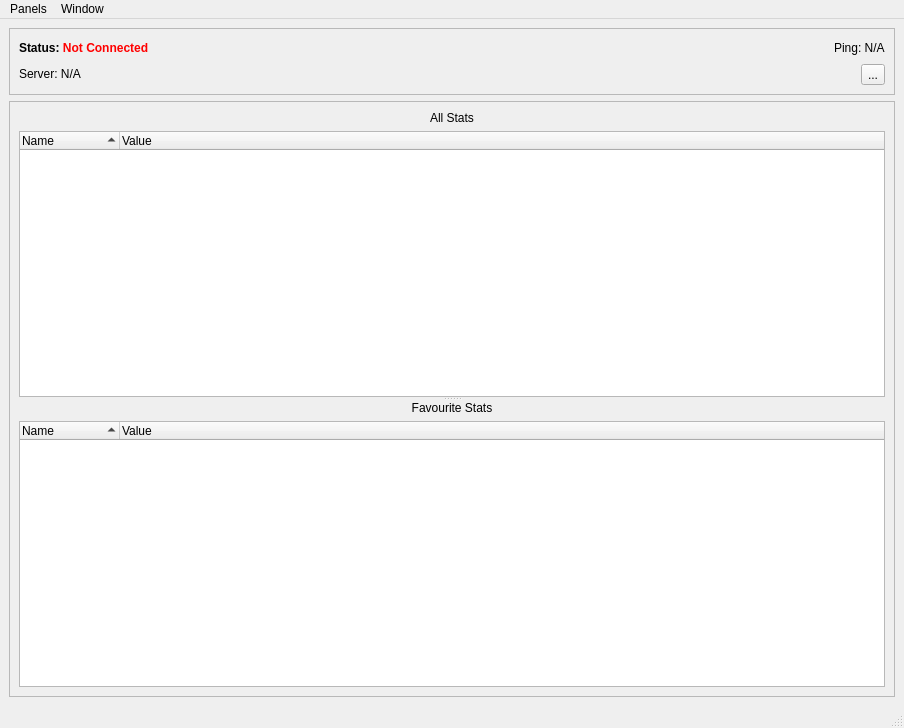
<?xml version="1.0" encoding="UTF-8"?>
<ui version="4.0">
 <class>MainWindow</class>
 <widget class="QMainWindow" name="MainWindow">
  <property name="geometry">
   <rect>
    <x>0</x>
    <y>0</y>
    <width>904</width>
    <height>728</height>
   </rect>
  </property>
  <property name="windowTitle">
   <string>ezInspector</string>
  </property>
  <property name="windowIcon">
   <iconset resource="resources.qrc">
    <normaloff>:/Icons/Icons/search-icon.png</normaloff>:/Icons/Icons/search-icon.png</iconset>
  </property>
  <property name="documentMode">
   <bool>false</bool>
  </property>
  <property name="dockNestingEnabled">
   <bool>true</bool>
  </property>
  <property name="dockOptions">
   <set>QMainWindow::AllowNestedDocks|QMainWindow::AllowTabbedDocks|QMainWindow::AnimatedDocks</set>
  </property>
  <widget class="QWidget" name="centralwidget">
   <property name="sizeIncrement">
    <size>
     <width>1</width>
     <height>1</height>
    </size>
   </property>
   <layout class="QVBoxLayout" name="verticalLayout_4">
    <item>
     <widget class="QFrame" name="frame_2">
      <property name="frameShape">
       <enum>QFrame::StyledPanel</enum>
      </property>
      <property name="frameShadow">
       <enum>QFrame::Plain</enum>
      </property>
      <layout class="QVBoxLayout" name="verticalLayout_3">
       <item>
        <layout class="QHBoxLayout" name="horizontalLayout_3">
         <item>
          <widget class="QLabel" name="LabelStatus">
           <property name="text">
            <string>&lt;html&gt;&lt;head/&gt;&lt;body&gt;&lt;p&gt;&lt;span style=&quot; font-weight:600;&quot;&gt;Status: &lt;/span&gt;&lt;span style=&quot; font-weight:600; color:#ff0000;&quot;&gt;Not Connected&lt;/span&gt;&lt;/p&gt;&lt;/body&gt;&lt;/html&gt;</string>
           </property>
          </widget>
         </item>
         <item>
          <spacer name="horizontalSpacer">
           <property name="orientation">
            <enum>Qt::Horizontal</enum>
           </property>
           <property name="sizeHint" stdset="0">
            <size>
             <width>40</width>
             <height>20</height>
            </size>
           </property>
          </spacer>
         </item>
         <item>
          <widget class="QLabel" name="LabelPing">
           <property name="text">
            <string>&lt;html&gt;&lt;head/&gt;&lt;body&gt;&lt;p&gt;Ping: N/A&lt;/p&gt;&lt;/body&gt;&lt;/html&gt;</string>
           </property>
          </widget>
         </item>
        </layout>
       </item>
       <item>
        <layout class="QHBoxLayout" name="horizontalLayout_4">
         <item>
          <widget class="QLabel" name="LabelServer">
           <property name="text">
            <string>&lt;html&gt;&lt;head/&gt;&lt;body&gt;&lt;p&gt;Server: N/A&lt;/p&gt;&lt;/body&gt;&lt;/html&gt;</string>
           </property>
          </widget>
         </item>
         <item>
          <widget class="QToolButton" name="ButtonConnect">
           <property name="text">
            <string>...</string>
           </property>
          </widget>
         </item>
        </layout>
       </item>
      </layout>
     </widget>
    </item>
    <item>
     <widget class="QFrame" name="frame">
      <property name="frameShape">
       <enum>QFrame::StyledPanel</enum>
      </property>
      <property name="frameShadow">
       <enum>QFrame::Plain</enum>
      </property>
      <layout class="QHBoxLayout" name="horizontalLayout_2">
       <item>
        <widget class="QSplitter" name="splitter">
         <property name="orientation">
          <enum>Qt::Vertical</enum>
         </property>
         <widget class="QWidget" name="layoutWidget">
          <layout class="QVBoxLayout" name="verticalLayout_2">
           <item>
            <widget class="QLabel" name="label_2">
             <property name="text">
              <string>All Stats</string>
             </property>
             <property name="alignment">
              <set>Qt::AlignCenter</set>
             </property>
            </widget>
           </item>
           <item>
            <widget class="QTreeWidget" name="TreeStats">
             <property name="editTriggers">
              <set>QAbstractItemView::NoEditTriggers</set>
             </property>
             <property name="verticalScrollMode">
              <enum>QAbstractItemView::ScrollPerPixel</enum>
             </property>
             <property name="uniformRowHeights">
              <bool>true</bool>
             </property>
             <property name="sortingEnabled">
              <bool>true</bool>
             </property>
             <property name="columnCount">
              <number>2</number>
             </property>
             <attribute name="headerMinimumSectionSize">
              <number>100</number>
             </attribute>
             <column>
              <property name="text">
               <string>Name</string>
              </property>
             </column>
             <column>
              <property name="text">
               <string>Value</string>
              </property>
             </column>
            </widget>
           </item>
          </layout>
         </widget>
         <widget class="QWidget" name="layoutWidget_2">
          <layout class="QVBoxLayout" name="verticalLayout">
           <item>
            <widget class="QLabel" name="label">
             <property name="text">
              <string>Favourite Stats</string>
             </property>
             <property name="alignment">
              <set>Qt::AlignCenter</set>
             </property>
            </widget>
           </item>
           <item>
            <widget class="QTreeWidget" name="TreeFavourites">
             <property name="editTriggers">
              <set>QAbstractItemView::NoEditTriggers</set>
             </property>
             <property name="verticalScrollMode">
              <enum>QAbstractItemView::ScrollPerPixel</enum>
             </property>
             <property name="uniformRowHeights">
              <bool>true</bool>
             </property>
             <property name="sortingEnabled">
              <bool>true</bool>
             </property>
             <property name="columnCount">
              <number>2</number>
             </property>
             <attribute name="headerMinimumSectionSize">
              <number>100</number>
             </attribute>
             <column>
              <property name="text">
               <string>Name</string>
              </property>
             </column>
             <column>
              <property name="text">
               <string>Value</string>
              </property>
             </column>
            </widget>
           </item>
          </layout>
         </widget>
        </widget>
       </item>
      </layout>
     </widget>
    </item>
   </layout>
  </widget>
  <widget class="QStatusBar" name="statusbar"/>
  <widget class="QMenuBar" name="menuBar">
   <property name="geometry">
    <rect>
     <x>0</x>
     <y>0</y>
     <width>904</width>
     <height>26</height>
    </rect>
   </property>
   <widget class="QMenu" name="menuWindows">
    <property name="title">
     <string>Panels</string>
    </property>
    <addaction name="ActionShowWindowLog"/>
    <addaction name="ActionShowWindowMemory"/>
    <addaction name="ActionShowWindowInput"/>
    <addaction name="ActionShowWindowCVar"/>
    <addaction name="ActionShowWindowSubsystems"/>
    <addaction name="ActionShowWindowFile"/>
    <addaction name="ActionShowWindowPlugins"/>
    <addaction name="ActionShowWindowGlobalEvents"/>
    <addaction name="ActionShowWindowTime"/>
   </widget>
   <widget class="QMenu" name="menuWindow">
    <property name="title">
     <string>Window</string>
    </property>
    <widget class="QMenu" name="menuIn_Foreground">
     <property name="title">
      <string>In Foreground</string>
     </property>
     <addaction name="ActionOnTopWhenConnected"/>
     <addaction name="ActionAlwaysOnTop"/>
     <addaction name="ActionNeverOnTop"/>
    </widget>
    <addaction name="menuIn_Foreground"/>
   </widget>
   <addaction name="menuWindows"/>
   <addaction name="menuWindow"/>
  </widget>
  <action name="ActionShowWindowLog">
   <property name="checkable">
    <bool>true</bool>
   </property>
   <property name="text">
    <string>Log</string>
   </property>
  </action>
  <action name="ActionShowWindowMemory">
   <property name="checkable">
    <bool>true</bool>
   </property>
   <property name="text">
    <string>Memory</string>
   </property>
  </action>
  <action name="ActionShowWindowInput">
   <property name="checkable">
    <bool>true</bool>
   </property>
   <property name="text">
    <string>Input</string>
   </property>
  </action>
  <action name="ActionShowWindowCVar">
   <property name="checkable">
    <bool>true</bool>
   </property>
   <property name="text">
    <string>CVars</string>
   </property>
  </action>
  <action name="ActionShowWindowSubsystems">
   <property name="checkable">
    <bool>true</bool>
   </property>
   <property name="text">
    <string>Subsystems</string>
   </property>
   <property name="toolTip">
    <string>Subsystems</string>
   </property>
  </action>
  <action name="ActionShowWindowFile">
   <property name="checkable">
    <bool>true</bool>
   </property>
   <property name="text">
    <string>File Operations</string>
   </property>
  </action>
  <action name="ActionShowWindowPlugins">
   <property name="checkable">
    <bool>true</bool>
   </property>
   <property name="text">
    <string>Plugins</string>
   </property>
  </action>
  <action name="ActionShowWindowGlobalEvents">
   <property name="checkable">
    <bool>true</bool>
   </property>
   <property name="text">
    <string>Global Events</string>
   </property>
  </action>
  <action name="ActionShowWindowTime">
   <property name="checkable">
    <bool>true</bool>
   </property>
   <property name="text">
    <string>Time</string>
   </property>
  </action>
  <action name="ActionOnTopWhenConnected">
   <property name="checkable">
    <bool>true</bool>
   </property>
   <property name="text">
    <string>When Connected</string>
   </property>
  </action>
  <action name="ActionAlwaysOnTop">
   <property name="checkable">
    <bool>true</bool>
   </property>
   <property name="text">
    <string>Always</string>
   </property>
  </action>
  <action name="ActionNeverOnTop">
   <property name="checkable">
    <bool>true</bool>
   </property>
   <property name="text">
    <string>Never</string>
   </property>
  </action>
 </widget>
 <resources>
  <include location="resources.qrc"/>
 </resources>
 <connections/>
</ui>
